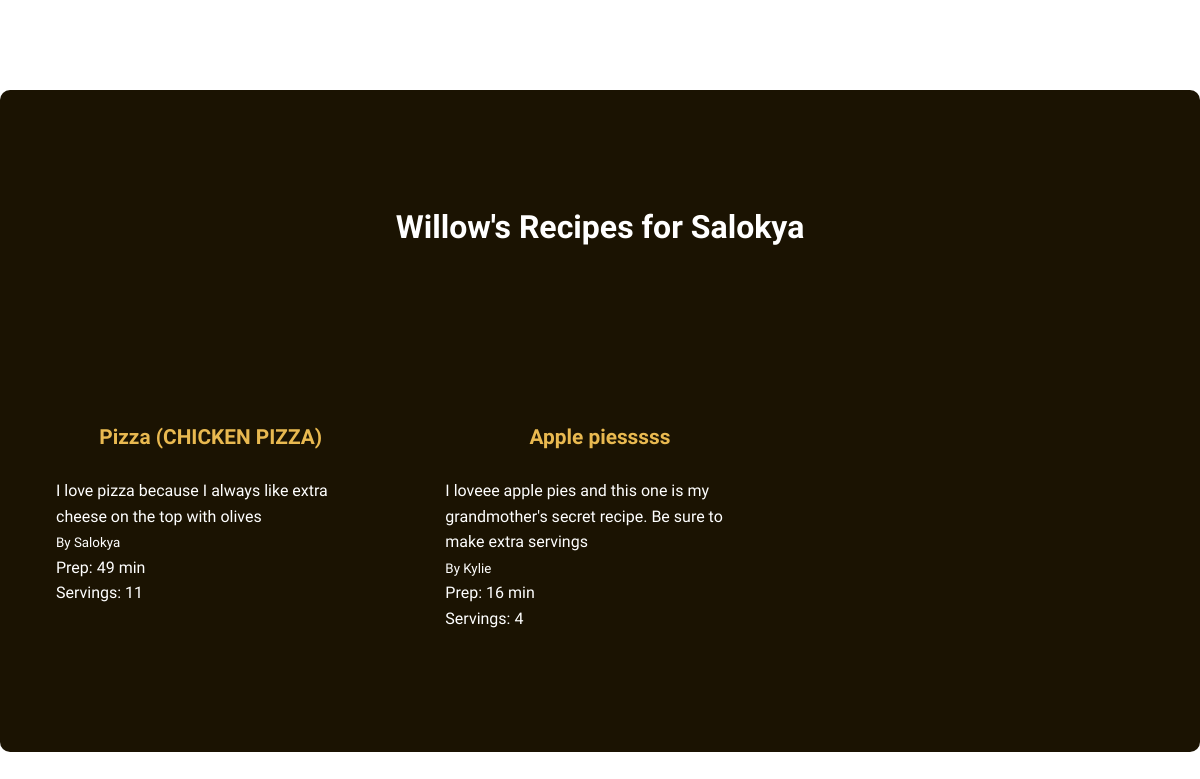
The page /home (signed in) on the database its author committed.
### tables this page shows
CREATE TABLE users (
    id INTEGER PRIMARY KEY AUTOINCREMENT,
    username TEXT NOT NULL UNIQUE,
    hash TEXT NOT NULL
);

CREATE TABLE recipes (
    id INTEGER PRIMARY KEY AUTOINCREMENT,
    user_id INTEGER NOT NULL,
    title TEXT NOT NULL,
    description TEXT,
    prep_time INTEGER,
    cook_time INTEGER,
    servings INTEGER,
    FOREIGN KEY (user_id) REFERENCES users(id)
);

### app.py (the view)
@app.route("/home")
@login_required
def index():
    user = db.execute("SELECT username FROM users WHERE id = ?", session["user_id"])
    username = user[0]["username"]
    recipes = db.execute("SELECT recipes.*, users.username FROM recipes JOIN users ON recipes.user_id = users.id ORDER BY recipes.id DESC")
    return render_template("index.html", recipes=recipes, username=username)

### app.py (called while the page is built)
@app.after_request
def after_request(response):
    response.headers["Cache-Control"] = "no-cache, no-store, must-revalidate"
    response.headers["Expires"] = 0
    response.headers["Pragma"] = "no-cache"
    return response

### templates/index.html
{% extends "layout.html" %}
{% block content %}
<div class="container">
    <h1>Willow's Recipes for {{ username }}</h1>
    <div class="recipe-grid">
        {% for recipe in recipes %}
        <div class="recipe-card">
            <h3><a href="/recipe/{{ recipe.id }}">{{ recipe.title }}</a></h3>
            <p>{{ recipe.description }}</p>
            <p><small>By {{ recipe.username }}</small></p>
            {% if recipe.prep_time %}
                <p>Prep: {{ recipe.prep_time }} min</p>
            {% endif %}
            {% if recipe.servings %}
                <p>Servings: {{ recipe.servings }}</p>
            {% endif %}
        </div>
        {% endfor %}
    </div>
</div>
{% endblock %}

### static/style.css (style rules this page uses)
* { margin: 0; padding: 0; box-sizing: border-box; }
body { font-family: "Schoolbell"; background:url('https://i.pinimg.com/736x/62/d4/bf/62d4bf22091ced827ea735d358da9006.jpg'); background-size: cover; background-repeat: no-repeat; backdrop-filter:blur(5px); color: #251204; line-height: 1.6; }
h1, h2, h3 { font-family: "Schoolbell"; text-align: center; padding-top: 10vh; }
.container { max-width: 1200px; margin: 2rem auto; padding: 2rem; padding-bottom: 4rem; border-radius: 10px; background: rgb(27, 19, 2); background-repeat: no-repeat; background-size: cover; color: rgb(255, 255, 255); min-height: fit-content; }
.recipe-grid { display: grid; grid-template-columns: repeat(auto-fill, minmax(300px, 1fr)); gap: 2rem; margin-top: 2rem; border-radius: 10px; margin-bottom: 2vh; }
.recipe-card { background: transparent; padding: 1.5rem; border-radius: 18px; margin-bottom: 2vh; text-decoration: none; }
.recipe-card h3 a { color: #e9b950; text-decoration: none; }
h2, h3 { font-family: "Schoolbell"; color: #311e06; text-align: center; margin-bottom: 1.5rem; }
h3 { margin-top: 2rem; font-size: 1.3rem; }

### rows shown on the page
users: username "Salokya"
recipes: title "Pizza (CHICKEN PIZZA)", description "I love pizza because I always like extra cheese on the top with olives", username "Salokya", prep_time "49", servings "11"
recipes: title "Apple piesssss", description "I loveee apple pies and this one is my grandmother's secret recipe. Be sure to make extra servings", username "Kylie", prep_time "16", servings "4"
